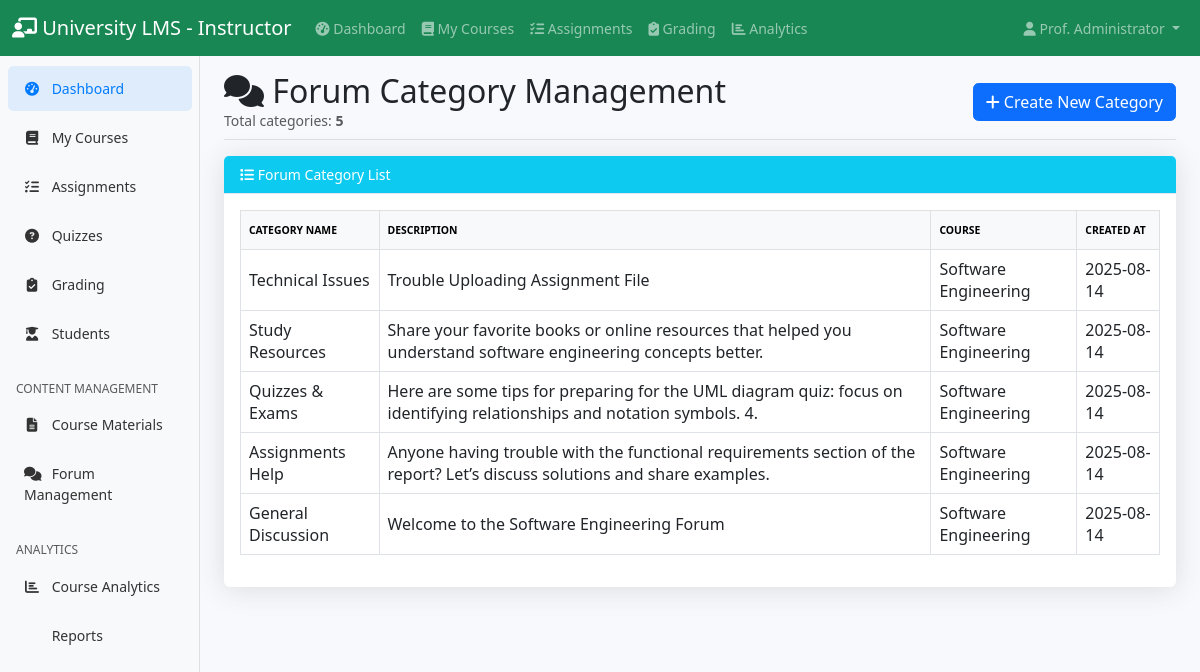
The app's page /forum/manage.php (signed in) with its own data.
### tables this page shows
CREATE TABLE `forum_categories` (
  `id` int(11) NOT NULL,
  `course_id` int(11) NOT NULL,
  `name` varchar(100) NOT NULL,
  `description` text DEFAULT NULL,
  `created_at` timestamp NOT NULL DEFAULT current_timestamp()
);

CREATE TABLE `courses` (
  `id` int(11) NOT NULL,
  `title` varchar(200) NOT NULL,
  `description` text DEFAULT NULL,
  `instructor_id` int(11) NOT NULL,
  `course_code` varchar(20) NOT NULL,
  `credits` int(11) DEFAULT 3,
  `semester` varchar(20) DEFAULT NULL,
  `year` int(11) DEFAULT NULL,
  `max_students` int(11) DEFAULT 50,
  `status` enum('active','inactive') DEFAULT 'active',
  `created_at` timestamp NOT NULL DEFAULT current_timestamp()
);

### forum/manage.php (the view, shortened to what this page needs)
<?php
$database = new Database();
$db = $database->getConnection();
include '../includes/instructor_navbar.php';
include '../includes/instructor_sidebar.php';
$user_id = $_SESSION['user_id'];
$is_instructor = ($_SESSION['role'] === 'instructor');
if ($is_instructor) {
    $courses_sql = "SELECT id, title FROM courses WHERE instructor_id = ?";
    $stmt = $db->prepare($courses_sql);
    $stmt->execute([$user_id]);
    $courses = $stmt->fetchAll(PDO::FETCH_ASSOC);
    $course_ids = array_column($courses, 'id');
    $course_ids_str = implode(',', array_map('intval', $course_ids));
    $where = $course_ids_str ? "WHERE fc.course_id IN ($course_ids_str)" : "WHERE 1=0";
} else {
    $where = '';
}
$categories_sql = "
SELECT fc.*, c.title AS course_title
FROM forum_categories fc
JOIN courses c ON fc.course_id = c.id
$where
ORDER BY fc.created_at DESC
";
$categories_result = $db->query($categories_sql);
$categories = $categories_result ? $categories_result->fetchAll(PDO::FETCH_ASSOC) : [];
?>
<!DOCTYPE html>
<html lang="en">
<?php
require_once '../includes/instructor_sidebar.php';
$db = (new Database())->getConnection();
$sql = "SELECT fc.*, c.title AS course_title FROM forum_categories fc LEFT JOIN courses c ON fc.course_id = c.id ORDER BY fc.created_at DESC";
$stmt = $db->prepare($sql);
$stmt->execute();
$categories = $stmt->fetchAll(PDO::FETCH_ASSOC);
$category_count = count($categories);
?>
<!DOCTYPE html>
<html lang="en">
<head>
    <link rel="stylesheet" href="https://cdn.jsdelivr.net/npm/bootstrap@5.3.0/dist/css/bootstrap.min.css">
    <link rel="stylesheet" href="https://cdnjs.cloudflare.com/ajax/libs/font-awesome/6.4.0/css/all.min.css">
    <link rel="stylesheet" href="../assets/css/dashboard.css">
</head>
<body>
    <div class="container-fluid">
        <div class="row">
            <nav class="col-md-2 d-none d-md-block bg-light sidebar">
                <?php include '../includes/instructor_sidebar.php'; ?>
            </nav>
            <main class="col-md-9 ms-sm-auto col-lg-10 px-md-4">
                <div class="d-flex justify-content-between flex-wrap flex-md-nowrap align-items-center pt-3 pb-2 mb-3 border-bottom">
                    <div>
                        <h1 class="h2 mb-0"><i class="fas fa-comments"></i> Forum Category Management</h1>
                        <span class="text-muted">Total categories: <strong><?= $category_count ?></strong></span>
                    </div>
                    <a href="category_create.php" class="btn btn-primary"><i class="fas fa-plus"></i> Create New Category</a>
                </div>
                <div class="row mb-4">
                    <div class="col-12">
                        <div class="card shadow">
                            <div class="card-header bg-info text-white">
                                <i class="fas fa-list"></i> Forum Category List
                            </div>
                            <div class="card-body">
                                <div class="table-responsive">
                                    <table class="table table-bordered align-middle">
                                        <thead class="table-light">
                                            <tr>
                                                <th>Category Name</th>
                                                <th>Description</th>
                                                <th>Course</th>
                                                <th>Created At</th>
                                            </tr>
                                        </thead>
                                        <tbody>
                                            <?php
                                            if ($category_count > 0) {
                                                foreach ($categories as $cat) {
                                                    echo '<tr>';
                                                    echo '<td>' . htmlspecialchars($cat['name']) . '</td>';
                                                    echo '<td>' . htmlspecialchars($cat['description']) . '</td>';
                                                    echo '<td>' . htmlspecialchars($cat['course_title']) . '</td>';
                                                    echo '<td>' . htmlspecialchars(date('Y-m-d', strtotime($cat['created_at']))) . '</td>';
                                                    echo '</tr>';
                                                }
                                            } else {
                                                echo '<tr><td colspan="4" class="text-center"><div class="alert alert-warning d-flex align-items-center justify-content-center mb-0" role="alert"><i class="fas fa-info-circle me-2"></i> No categories found.</div></td></tr>';
                                            }
                                            ?>
                                        </tbody>
                                    </table>
                                </div>
                            </div>
                        </div>
                    </div>
                </div>
            </main>
        </div>
    </div>
</body>
</html>
</html>

### assets/css/dashboard.css (style rules this page uses)
body { font-size: .875rem; background-color: #f8f9fc; }
.sidebar { position: fixed; top: 0; bottom: 0; left: 0; z-index: 100; padding: 48px 0 0; box-shadow: inset -1px 0 0 rgba(0, 0, 0, .1); }
.card { box-shadow: 0 0.15rem 1.75rem 0 rgba(58, 59, 69, 0.15) !important; border: none; }
.card-header { background-color: #f8f9fc; border-bottom: 1px solid #e3e6f0; }
.btn { border-radius: 0.35rem; font-weight: 400; }
.table { color: #858796; }
.table th { border-top: none; font-weight: 600; text-transform: uppercase; font-size: 0.65rem; padding-top: 0.75rem; padding-bottom: 0.75rem; }
.shadow { box-shadow: 0 0.15rem 1.75rem 0 rgba(58, 59, 69, 0.15) !important; }

### records on screen
forum_categories: name "Technical Issues", description "Trouble Uploading Assignment File", course.title "Software Engineering", created_at "2025-08-14"
forum_categories: name "Study Resources", description "Share your favorite books or online resources that helped you understand software engineering concepts better.", course.title "Software Engineering", created_at "2025-08-14"
forum_categories: name "Quizzes & Exams", description "Here are some tips for preparing for the UML diagram quiz: focus on identifying relationships and notation symbols. 4.", course.title "Software Engineering", created_at "2025-08-14"
forum_categories: name "Assignments Help", description "Anyone having trouble with the functional requirements section of the report? Let’s discuss solutions and share examples.", course.title "Software Engineering", created_at "2025-08-14"
forum_categories: name "General Discussion", description "Welcome to the Software Engineering Forum", course.title "Software Engineering", created_at "2025-08-14"

### other values on screen
$_SESSION['last_name'] "Administrator"
$category_count "5"
